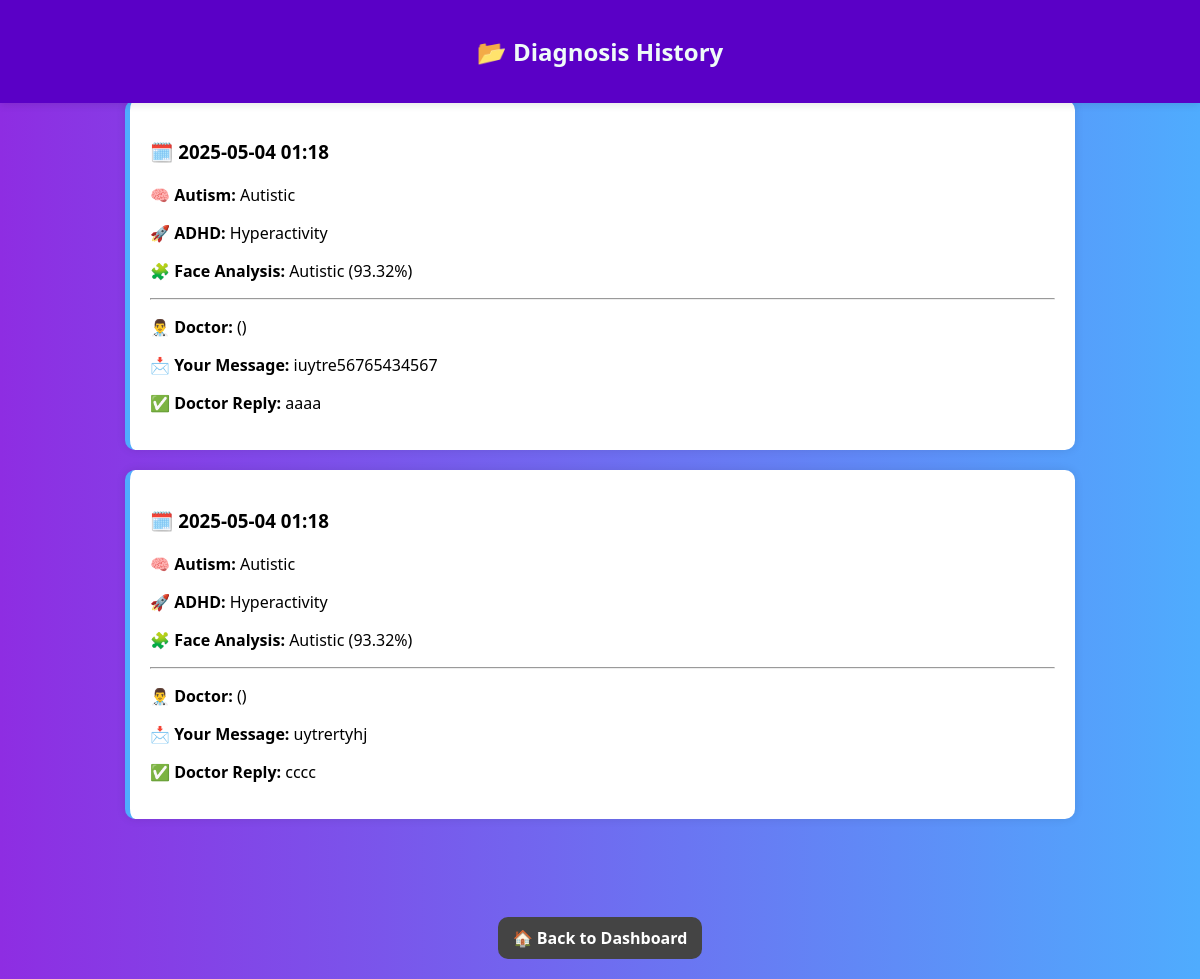
The page /diagnosis-history (signed in) on the database its author committed.
### app.py (models this page shows)
class Diagnosis(db.Model):
    id = db.Column(db.Integer, primary_key=True)
    user_id = db.Column(db.Integer, db.ForeignKey('user.id'), nullable=False)
    user_name = db.Column(db.String(100))
    email = db.Column(db.String(100))
    date = db.Column(db.DateTime, default=datetime.utcnow)
    autism_survey_result = db.Column(db.String(50))
    adhd_result = db.Column(db.String(50))
    adhd_probabilities = db.Column(db.Text)
    face_result = db.Column(db.String(50))
    face_confidence = db.Column(db.String(50))
    input_data = db.Column(db.Text)

class Consultation(db.Model):
    id = db.Column(db.Integer, primary_key=True)
    patient_id = db.Column(db.Integer, db.ForeignKey('user.id'))
    doctor_id = db.Column(db.Integer, db.ForeignKey('user.id'))
    diagnosis_id = db.Column(db.Integer, db.ForeignKey('diagnosis.id'))
    message_from_patient = db.Column(db.Text)
    message_from_doctor = db.Column(db.Text)
    status = db.Column(db.String(50), default='Pending')
    date_requested = db.Column(db.DateTime, default=datetime.utcnow)
    date_replied = db.Column(db.DateTime, nullable=True)
    diagnosis = db.relationship('Diagnosis')  # علشان نقدر نستدعي البيانات بسهولة
    patient = db.relationship('User', foreign_keys=[patient_id])

### app.py (the view)
@app.route('/diagnosis-history')
def diagnosis_history():
    if 'user_id' not in session:
        return redirect(url_for('login'))
    records = Diagnosis.query.filter_by(user_id=session.get('user_id'))\
                             .order_by(Diagnosis.date.desc()).all()
    for r in records:
        r.consultation = Consultation.query.filter_by(diagnosis_id=r.id).first()
        if r.consultation:
            r.consultation.doctor = User.query.get(r.consultation.doctor_id)
    return render_template('diagnosis_history.html', records=records)

### app.py (called while the page is built, shortened)
def create_admin_account():
    existing_admin = User.query.filter_by(email='admin1@site.com').first()

@app.before_request
def before_any_request():
    if request.endpoint != 'static':
        create_admin_account()

### templates/diagnosis_history.html (shortened to what this page needs)
<!DOCTYPE html>
<html lang="en">
<head>
    <link rel="stylesheet" href="{{ url_for('static', filename='style.css') }}">
</head>
<body class="gradient-bg">
    <div class="fixed-title-purple">
        <h2>📂 Diagnosis History</h2>
    </div>
    <div class="scroll-area">
        {% if records %}
            {% for record in records %}
                <div class="history-entry">
                    <h3>🗓️ {{ record.date.strftime('%Y-%m-%d %H:%M') }}</h3>
                    <p><strong>🧠 Autism:</strong> {{ record.autism_survey_result }}</p>
                    <p><strong>🚀 ADHD:</strong> {{ record.adhd_result }}</p>
                    <p><strong>🧩 Face Analysis:</strong> {{ record.face_result }} ({{ record.face_confidence }})</p>
                    <hr>
                    {% set consultation = record.consultation %}
                    {% if consultation %}
                        <p><strong>👨‍⚕️ Doctor:</strong> {{ consultation.doctor.full_name }} ({{ consultation.doctor.email }})</p>
                        <p><strong>📩 Your Message:</strong> {{ consultation.message_from_patient }}</p>
                        {% if consultation.status == 'Replied' %}
                            <p><strong>✅ Doctor Reply:</strong> {{ consultation.message_from_doctor }}</p>
                        {% else %}
                            <p><strong>🕒 Waiting for doctor's reply...</strong></p>
                        {% endif %}
                    {% else %}
                        <p><em>ℹ️ No consultation submitted for this diagnosis.</em></p>
                    {% endif %}
                </div>
            {% endfor %}
        {% else %}
            <p>No previous diagnosis found.</p>
        {% endif %}
    </div>
    <div class="fixed-footer">
        <a href="/dashboard" class="back-link">🏠 Back to Dashboard</a>
    </div>
</body>
</html>

### static/style.css (style rules this page uses)
h2 { margin-bottom: 20px; color: #effbf8; }
h3 { margin-bottom: 20px; color: #000000; }
a { color: #007bff; text-decoration: none; }
.back-link { display: inline-block; margin-top: 20px; text-decoration: none; color: #007bff; font-weight: bold; transition: color 0.3s ease; }
.gradient-bg { background: linear-gradient(to right, #8e2de2, #4facfe); margin: 0; padding: 0; font-family: 'Segoe UI', Tahoma, Geneva, Verdana, sans-serif; }
.fixed-title-purple { position: fixed; top: 0; width: 100%; background: #5a00c6; padding: 15px 0; text-align: center; color: white; font-weight: bold; z-index: 10; box-shadow: 0 2px 8px rgba(0, 0, 0, 0.1); }
.scroll-area { margin: 80px auto 80px auto; max-width: 950px; height: calc(100vh - 160px); overflow-y: auto; padding: 20px; }
.history-entry { background-color: white; border-radius: 10px; padding: 20px; margin-bottom: 20px; box-shadow: 0 0 10px rgba(0,0,0,0.1); border-left: 5px solid #4facfe; }
.fixed-footer { position: fixed; bottom: 0; width: 100%; background: transparent; text-align: center; padding: 20px 0; }
.back-link { display: inline-block; background-color: #4facfe; color: white; padding: 12px 24px; border-radius: 8px; font-weight: bold; text-decoration: none; transition: background-color 0.3s ease; }
.back-link { margin: 0 15px; font-weight: bold; text-decoration: none; color: #fff; background-color: #444; padding: 10px 15px; border-radius: 10px; }

### rows shown on the page
Diagnosis: date "2025-05-04 01:18", autism_survey_result "Autistic", adhd_result "Hyperactivity", face_result "Autistic", face_confidence "93.32%"
Consultation: message_from_patient "iuytre56765434567", message_from_doctor "aaaa"
Diagnosis: date "2025-05-04 01:18", autism_survey_result "Autistic", adhd_result "Hyperactivity", face_result "Autistic", face_confidence "93.32%"
Consultation: message_from_patient "uytrertyhj", message_from_doctor "cccc"
